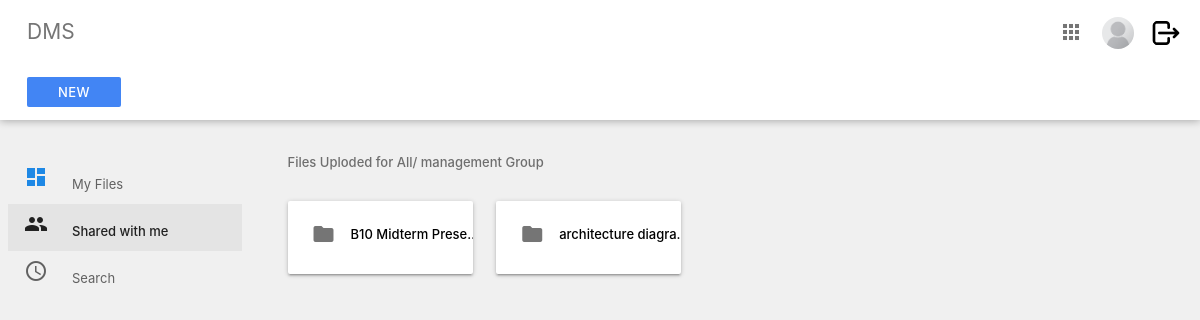
Before: /index/shared/ (signed in) with the older database file.
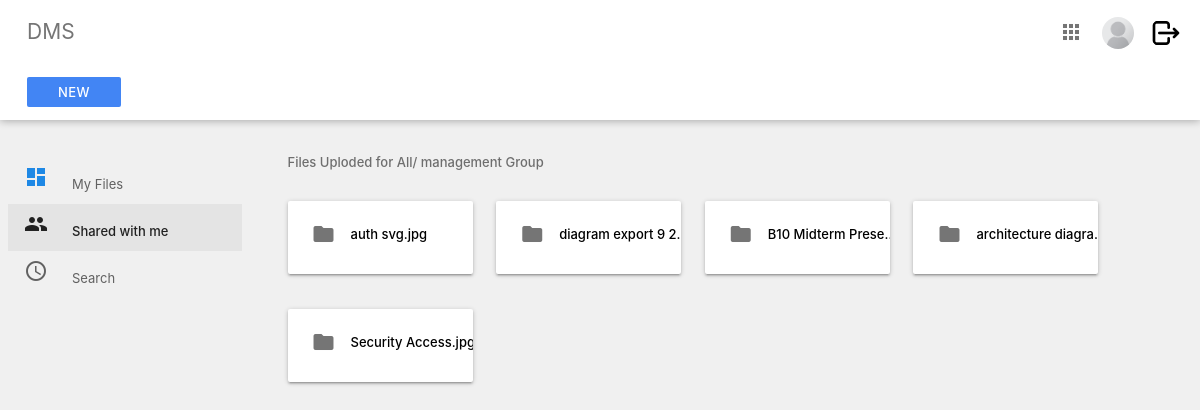
After: the same page with the newer database file.
### Users/models.py (models this page shows, shortened)
class UserInfo(models.Model):
    groupchoices = models.TextChoices('groupchoices', 'management accounting sales tech restricted')
    user = models.OneToOneField(User,
                                on_delete=models.CASCADE,
                                null=True,
                                blank=True)
    name = models.CharField(max_length=200, null=True)
    email = models.EmailField(max_length=200,null=True)
    image = models.ImageField(null=True, upload_to='profile_pics/', blank=True)
    active = models.BooleanField(default=True)
    priv_level = models.IntegerField(default=3)
    group = models.CharField(max_length=100,
                             default='restricted',
                             choices=groupchoices.choices)
    remarks = models.CharField(max_length=200, null=True, blank=True)
    @property
    def imageURL(self):
        try:
            url = self.image.url
        except:
            url = '/media/placeholder.png'
        return url

### System/models.py (models this page shows, shortened)
class Version_control(models.Model):
    groupchoices = models.TextChoices('groupchoices', 'management all accounting sales tech')
    name = models.CharField(max_length=100)
    file = models.FileField(upload_to='files/version/')
    org_name = models.CharField(max_length=100, blank=True, null=True)
    extension = models.CharField(max_length=10, blank=True, null=True)
    version = models.IntegerField(default='2')
    prev_version = models.ForeignKey(Files, on_delete=models.SET_NULL, null=True, blank=True)
    pre_ver_control = models.ForeignKey('self', on_delete=models.SET_NULL, null=True, blank=True)
    group = models.CharField(max_length=100,
                             default='all',
                             choices=groupchoices.choices)
    uploaded_by = models.ForeignKey(User, on_delete=models.SET_NULL, null=True, blank=True)
    created_at = models.DateTimeField(auto_now_add=True)
    new_version = models.BooleanField(default=False)
    file_content = models.TextField(blank=True, null=True)
    locked = models.BooleanField(default=False)
    def __str__(self):
        return self.name
    @property
    def fileURL(self):
        try:
            url = self.file.url
        except:
            url = None
        return url

class Files(models.Model):
    groupchoices = models.TextChoices('groupchoices', 'management all accounting sales tech')
    name = models.CharField(max_length=100)
    org_name = models.CharField(max_length=100, blank=True, null=True)
    extension = models.CharField(max_length=10, blank=True, null=True)
    file = models.FileField(upload_to='files/')
    group = models.CharField(max_length=100,
                             default='all',
                             choices=groupchoices.choices)
    uploaded_by = models.ForeignKey(User, on_delete=models.SET_NULL, null=True, blank=True)
    version = models.IntegerField(default='1')
    active = models.BooleanField(default=True)
    created_at = models.DateTimeField(auto_now_add=True)
    new_version = models.BooleanField(default=False)
    file_content = models.TextField(blank=True, null=True)
    locked = models.BooleanField(default=False)
    def __str__(self):
        return self.name
    @property
    def fileURL(self):
        try:
            url = self.file.url
        except:
            url = None
        return url

### System/views.py (the view)
# urls.py: path("shared/", views.for_me, name="shared"),
@login_required(login_url='login')
def for_me(request):
    if not check_user_status(request):
        messages.error(request, 'Your account is not active. Please contact admin to activate your account.')
        return redirect('logout')
    profile = UserInfo.objects.get(user=request.user)
    files = Files.objects.filter((Q(group=profile.group) | Q(group="all")) & Q(new_version=False))
    new_ver = Version_control.objects.filter((Q(group=profile.group) | Q(group="all")) & Q(new_version=False))
    print(files,new_ver)
    if files.count() == 0:
        context = {'data1': new_ver, 'shared':'shared','user':profile}
    if new_ver.count() == 0:
        context = {'data': files, 'shared':'shared','user':profile}
    if new_ver.count() > 0 and files.count() > 0:
        context = {'data': files, 'data1': new_ver, 'shared':'shared', 'user':profile}
    return render(request, 'dms/with_me.html', context)

### System/utils.py (called while the page is built)
def check_user_status(request):
    user = UserInfo.objects.get(user=request.user)
    if user.active == True:
        return True
    else:
        return False

### template/dms/with_me.html (shortened to what this page needs)
{% extends  'dms/section/main.html'%}
{% load static %}
{% block content %}
    <div class="main">
      <div class="container-fluid">
        <p class="subheader">Files Uploded for All/ {{user.group}} Group</p>
        {% if data %}
        {% for d in data %}
        <div class="card-panel folder">
          <a href="{% url 'view' pk=d.id type='file' %}">
            <i class=" material-icons left">folder</i>
          </a>
          <div class="tooltip"><a href="{{d.fileURL}}" style="text-decoration: none;color: black; overflow: hidden;" onMouseOver="this.style.color='blue'"
            onMouseOut="this.style.color='black'"><div class="short">{{d.org_name}}.{{d.extension}}</div>
           </a> <span class="tooltiptext">Version : {{d.version}}</span>
          </div>
        </div>
        {%endfor%}
        {%endif%}
        {% if data1 %}
        {% for d in data1 %}
        <div class="card-panel folder">
          <a href="{% url 'view' pk=d.id type='version' %}">
            <i class=" material-icons left">folder</i>
          </a>
          <div class="tooltip"><a href="{{d.fileURL}}" style="text-decoration: none;color: black; overflow: hidden;" onMouseOver="this.style.color='blue'"
            onMouseOut="this.style.color='black'"><div class="short">{{d.org_name}}.{{d.extension}}</div>
           </a> <span class="tooltiptext">Version : {{d.version}}</span>
          </div>
        </div>
        {%endfor%}
        {%endif%}
    {% endblock %}

### template/dms/section/main.html (shortened to what this page needs)
{% load static %}
<!DOCTYPE html>
<html lang="en">
  <head>
    <link
      rel="stylesheet"
      href="https://cdnjs.cloudflare.com/ajax/libs/materialize/1.0.0/css/materialize.min.css"
    />
    <link rel="stylesheet" href="{% static 'css/main.css' %}" />
  </head>
  <body>
    {% include 'dms/section/nav.html' %}
    {% block content %}
    {% endblock %}
  </body>
  {% include 'dms/section/footer.html' %}

### template/dms/section/nav.html (shortened to what this page needs)
{%load static%}
<div class="navbar-fixed">
    <nav class="nav-extended white">
      <div class="nav-wrapper white">
        <ul>
          <li>
            <a href="{% url 'index' %}" class="title grey-text text-darken-1"
              >DMS</a
            >
          </li>
        </ul>
        <ul class="right">
          {%if request.user.is_staff%}
          <li>
            <a href="{% url 'admin:index' %}"
              ><i class="material-icons grey-text text-darken-1">apps</i></a
            >
          </li>
          {%endif%}
          <li>
            <a href="{% url 'edit'%}"
              ><img src="{{ user.imageURL }}" alt="profile pic" class="circle" style="height: 32px;
              width: 32px;"
            /></a>
          </li>
          <li>
            <a href="{% url 'logout'%}"
              ><img src="{% static 'media/logout.png'%}" alt="profile pic" class="circle" style="height: 32px;
              width: 32px;"
            /></a>
          </li>
        </ul>
      </div>
      <div class="nav-wrapper nav-2">
        <ul>
          {% if user.group != "restricted" %}
          <li>
            <a
              href="{% url 'upload' %}"
              class="waves-effect waves-light btn btn-flat white-text"
              >New</a
            >
          </li>
          {% endif %}
        </ul>
      </div>
    </nav>
  </div>
  <ul class="side-nav fixed floating transparent z-depth-0">
    <li {% if index %}class="active" {%endif%}>
      <a href="{% url 'index' %}"
        ><i class="material-icons blue-text text-darken-1">dashboard</i>My
        Files{{active}}</a
      >
    </li>
    {% if user.group == "restricted" %}
    <li>
      <a><i class="material-icons">people</i>Shared with me</a>
    </li>
    <li>
      <a><i class="material-icons">access_time</i>Search</a>
    </li>
    {%else%}
    <li {% if shared %}class="active" {%endif%}>
      <a href="{% url 'shared' %}"><i class="material-icons">people</i>Shared with me</a>
    </li>
    <li {% if search %}class="active" {%endif%}>
      <a href="{%url 'search'%}"><i class="material-icons">access_time</i>Search</a>
    </li>
    {%endif%}
  </ul>

### template/dms/section/footer.html (shortened to what this page needs)
{% load static %}
</html>

### static/css/main.css (style rules this page uses)
body { background-color: #f0f0f0; font-size: 13px; }
.container-fluid { padding: 1rem 2.5rem; margin: auto; }
.main { position: absolute; width: calc(100% - 250px); top: 125px; margin-left: 250px; }
.subheader { color: rgba(0, 0, 0, 0.54); font-weight: 500; }
nav { box-shadow: 0 1px 8px rgba(0, 0, 0, 0.3); }
nav ul li { text-align: center; }
nav ul.right { padding-right: 12px; }
nav ul.right li { max-width: 48px; }
nav ul a { padding-right: 0 12px; }
nav ul a img { height: 32px; width: 32px; vertical-align: middle; margin-left: -5px; }
.nav-wrapper { padding-left: 12px; }
.nav-wrapper .title { font-size: 1.4rem; }
.nav-wrapper .btn-flat { background-color: #4285f4 !important; font-size: 13px; font-weight: 500; height: 30px; line-height: 30px; width: 94px; }
.nav-2, .nav-2 i { height: 56px !important; line-height: 56px !important; min-height: 56px !important; }
.side-nav.floating { width: 250px; padding: 85px 8px 0 !important; height: calc(100% - 130px); left: initial; right: initial; top: 125px; transform: initial; z-index: auto; margin: 0.5rem 0 1rem 0; border-radius: 2px; background: transparent; box-shadow: none; }
.side-nav .active { background-color: rgba(0, 0, 0, 0.05); }
.side-nav .active a { color: #212121; font-weight: 500; }
.side-nav li a, .side-nav li a i.material-icons { height: 40px; line-height: 40px; }
.side-nav li a i.material-icons { margin-right: 24px; }
.side-nav li a { padding: 0 16px; font-weight: normal; font-size: 13px; color: #616161; }
.folder { width: 185px; display: inline-block; margin: 15px 20px 15px 0; font-weight: 500; overflow: hidden; text-overflow: ellipsis; white-space: nowrap; }
.folder i { color: rgba(0, 0, 0, 0.54); margin-top: -3px; }

### template/dms/with_me.html (style rules this page uses)
.tooltip { position: relative; display: inline-block; }
.short { overflow: hidden; white-space: nowrap; text-overflow: ellipsis; width: 130px; }

Changed rows visible on the page:
added Files: org_name "auth svg", extension "jpg"
added Files: org_name "diagram export 9 2…"
added Version_control: org_name "Security Acc…"
